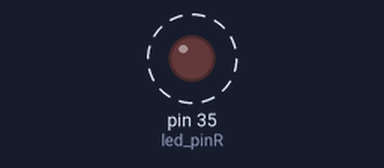
This program was run on a simulated Raspberry Pi (header pin numbers). Shown: output pins drawn as LEDs (lit = HIGH). Dashed ring = blinking.

Above: at 0.4 s.
Timing chart, 0 to 4.7 s (numbered marks = the images above):
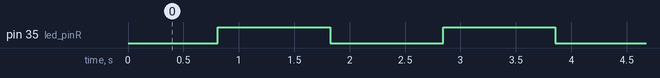

Measured:
- by itself, pin 35 (led_pinR): alternates HIGH for 1.0 s and LOW for 1.0 s
- by itself, everything shown: repeats every 1.8 s, in 6 steps

The program:

GPIO_PWM_LED_Example.py
```python
# coding=utf-8
"""
LED를 제어하기 위해 RPi.GPIO 모듈을 GPIO로 import 합니다.
sleep 함수를 사용하기 위해서 time 모듈을 import 합니다.
"""
import time
import RPi.GPIO as GPIO

# Raspberry Pi 의 핀 번호를 의미합니다.
led_pinR = 35

# Raspberry Pi 의 핀 순서를 사용하도록 설정합니다.
GPIO.setmode(GPIO.BOARD)

"""
led_pin을 GPIO 출력으로 설정합니다. 이를 통해 led_pin으로
True 혹은 False를 쓸 수 있게 됩니다.
"""
GPIO.setup(led_pinR, GPIO.OUT)

# 1s = 1000ms
try:
    while True:
        time.sleep(0.01)
        for sec in range(0, 101, 1):
            """
            for 문을 통해 증가하는 초를 밀리초 단위로
            변환하여 지연시간을 준다.
            """
            milisec = sec * 0.0001
            """
            100Hz의 주파수로 점멸하는 LED의 밝기를
            조절하기위해 상하비를 조절한다.
            """
            GPIO.output(led_pinR, True)
            time.sleep(milisec)
            GPIO.output(led_pinR, False)
            time.sleep(0.01 - milisec)

        for sec in range(100, -1, -1):
            milisec = sec * 0.0001
            GPIO.output(led_pinR, True)
            time.sleep(milisec)
            GPIO.output(led_pinR, False)
            time.sleep(0.01 - milisec)


except KeyboardInterrupt:
    GPIO.cleanup()

"""
control + c 키를 눌러서 KeyboardInterrupt를 발생시키면
GPIO.cleanup()을 호출하여 GPIO를 초기 상태로 돌려놓습니다.
"""
```
